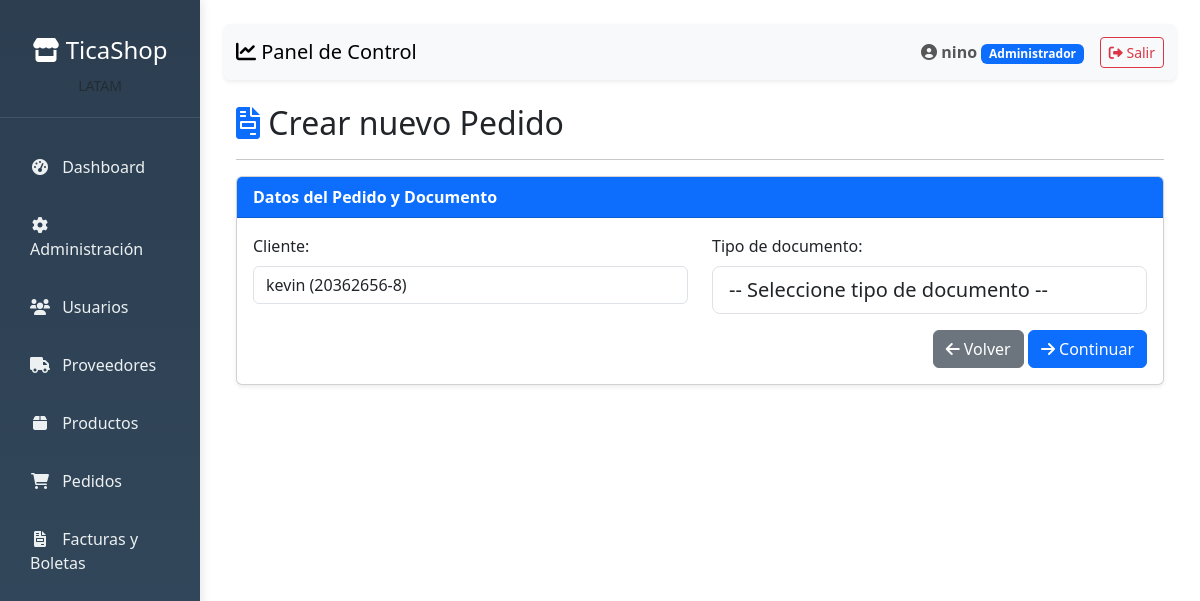
The app's page /ventas/pedidos/33/datos/ (signed in) with its own data.
### apps/usuarios/models.py (models this page shows, shortened)
class Usuario(AbstractUser):
    ROLES = (
        ('Administrador', 'Administrador'),
        ('Vendedor', 'Vendedor'),
        ('Tesoreria', 'Tesorería'),
        ('Cliente', 'Cliente'),
    )
    rol = models.CharField(max_length=13, choices=ROLES, default='Cliente')
    telefono = models.CharField(max_length=20, blank=True, null=True)
    activo = models.BooleanField(default=True)
    fecha_actualizacion = models.DateTimeField(auto_now=True)
    class Meta:
        db_table = 'usuarios'
        verbose_name = 'Usuario'
        verbose_name_plural = 'Usuarios'

### apps/ventas/models.py (models this page shows, shortened)
class Pedido(models.Model):
    ESTADOS_PEDIDO = (
        ('Pendiente', 'Pendiente'),
        ('Procesando', 'Procesando'),
        ('Enviado', 'Enviado'),
        ('Completado', 'Completado'),
        ('Cancelado', 'Cancelado'),
    )
    cliente = models.ForeignKey(
        'clientes.Cliente',
        on_delete=models.CASCADE,
        verbose_name='Cliente'
    )
    usuario = models.ForeignKey(
        'usuarios.Usuario',
        on_delete=models.SET_NULL,
        null=True,
        verbose_name='Vendedor'
    )
    fecha_creacion = models.DateTimeField(auto_now_add=True)
    fecha_actualizacion = models.DateTimeField(auto_now=True)
    total = models.DecimalField(max_digits=12, decimal_places=2, default=0)
    estado = models.CharField(
        max_length=20,
        choices=ESTADOS_PEDIDO,
        default='Pendiente'
    )
    direccion_despacho = models.TextField(
        blank=True,
        null=True,
        verbose_name='Dirección de despacho'
    )
    observaciones = models.TextField(
        blank=True,
        null=True,
        verbose_name='Observaciones'
    )
    class Meta:
        db_table = 'pedidos'
        verbose_name = 'Pedido'
        verbose_name_plural = 'Pedidos'
        ordering = ['-fecha_creacion']

### apps/ventas/views.py (the view, shortened to what this page needs)
# urls.py: path('pedidos/<int:pedido_id>/datos/', views.crear_pedido_datos, name='crear_pedido_datos'),
@login_required
def crear_pedido_datos(request, pedido_id):
    pedido = get_object_or_404(Pedido, id=pedido_id)
    pedido_form = PedidoForm(instance=pedido)
    tipo_form = TipoDocumentoForm()
    boleta_form = BoletaForm()
    factura_form = FacturaForm()
    return render(request, 'ventas/crear_pedido_datos.html', {
        'pedido_form': pedido_form,
        'tipo_form': tipo_form,
        'boleta_form': boleta_form,
        'factura_form': factura_form,
        'pedido': pedido,
    })

### apps/ventas/forms.py
class PedidoForm(forms.ModelForm):
    class Meta:
        model = Pedido
        fields = ['cliente', 'observaciones']
        widgets = {
            'cliente': forms.Select(attrs={'class': 'form-control'}),
            'observaciones': forms.Textarea(attrs={
                'class': 'form-control',
                'rows': 3,
                'placeholder': 'Observaciones del pedido (opcional)'
            }),
        }

class TipoDocumentoForm(forms.Form):
    TIPO_CHOICES = [
        ('', '-- Seleccione tipo de documento --'),
        ('Boleta', 'Boleta'),
        ('Factura', 'Factura'),
    ]
    tipo_documento = forms.ChoiceField(
        choices=TIPO_CHOICES,
        widget=forms.Select(attrs={
            'class': 'form-control form-control-lg',
            'id': 'id_tipo_documento'
        }),
        label='Tipo de Documento'
    )

### apps/clientes/models.py (called while the page is built)
    def __str__(self):
        return f"{self.razon_social} ({self.rut})"

### templates/ventas/crear_pedido_datos.html (shortened to what this page needs)
{% extends 'dashboard/base_dashboard.html' %}
{% load static %}
{% block content %}
<div class="container-fluid mt-4">
    <h2><i class="fas fa-file-invoice text-primary"></i> Crear nuevo Pedido</h2>
    <hr>
    <div class="card shadow-sm">
        <div class="card-header bg-primary text-white">
            <strong>Datos del Pedido y Documento</strong>
        </div>
        <div class="card-body">
            <form method="post">
                <div class="row mb-3">
                    <div class="col-md-6">
                        <label class="form-label">Cliente:</label>
                        {{ pedido_form.cliente }}
                    </div>
                    <div class="col-md-6">
                        <label class="form-label">Tipo de documento:</label>
                        {{ tipo_form.tipo_documento }}
                    </div>
                </div>
                <div class="text-end">
                    <a href="{% url 'listar_pedidos' %}" class="btn btn-secondary">
                        <i class="fas fa-arrow-left"></i> Volver
                    </a>
                    <button type="submit" class="btn btn-primary">
                        <i class="fas fa-arrow-right"></i> Continuar
                    </button>
                </div>
            </form>
        </div>
    </div>
</div>
{% endblock %}

### templates/dashboard/base_dashboard.html (shortened to what this page needs)
<!DOCTYPE html>
<html lang="es">
<head>
    <link href="https://cdn.jsdelivr.net/npm/bootstrap@5.3.0/dist/css/bootstrap.min.css" rel="stylesheet">
    <link rel="stylesheet" href="https://cdnjs.cloudflare.com/ajax/libs/font-awesome/6.0.0/css/all.min.css">
</head>
<body>
    <div class="container-fluid">
        <div class="row">
            <div class="col-md-3 col-lg-2 sidebar d-md-block p-0">
                <div class="position-sticky pt-3">
                    <div class="text-center text-white logo-section">
                        <h4><i class="fas fa-store"></i> TicaShop</h4>
                        <small class="text-muted">LATAM</small>
                    </div>
                    <ul class="nav flex-column">
                        <li class="nav-item">
                            <a class="nav-link {% if request.resolver_match.url_name == 'dashboard' %}active{% endif %}"
                                href="{% url 'dashboard' %}">
                                <i class="fas fa-tachometer-alt"></i> Dashboard
                            </a>
                        </li>
                        {% if request.user.rol == 'Administrador' %}
                        <li class="nav-item">
                            <a class="nav-link" href="/admin/">
                                <i class="fas fa-cog"></i> Administración
                            </a>
                        </li>
                        <li class="nav-item">
                            <a class="nav-link {% if request.resolver_match.url_name == 'listar_usuarios' %}active{% endif %}"
                                href="{% url 'listar_usuarios' %}">
                                <i class="fas fa-users"></i> Usuarios
                            </a>
                        </li>
                        <li class="nav-item">
                            <a class="nav-link {% if request.resolver_match.url_name == 'listar_proveedores' %}active{% endif %}"
                                href="{% url 'listar_proveedores' %}">
                                <i class="fas fa-truck"></i> Proveedores
                            </a>
                        </li>
                        {% endif %}
                        {% if request.user.rol == 'Administrador' or request.user.rol == 'Vendedor' %}
                        <li class="nav-item">
                            <a class="nav-link {% if request.resolver_match.url_name == 'listar_productos' %}active{% endif %}"
                                href="{% url 'listar_productos' %}">
                                <i class="fas fa-box"></i> Productos
                            </a>
                        </li>
                        <li class="nav-item">
                            <a class="nav-link {% if request.resolver_match.url_name == 'listar_pedidos' %}active{% endif %}"
                                href="{% url 'listar_pedidos' %}">
                                <i class="fas fa-shopping-cart"></i> Pedidos
                            </a>
                        </li>
                        {% endif %}
                        <li class="nav-item">
                            <a class="nav-link {% if request.resolver_match.url_name == 'listar_documentos' %}active{% endif %}"
                                href="{% url 'listar_documentos' %}">
                                <i class="fas fa-file-invoice"></i> Facturas y Boletas
                            </a>
                        </li>
                    </ul>
                </div>
            </div>
            <div class="col-md-9 col-lg-10 ml-sm-auto px-4 py-4">
                <nav class="navbar navbar-expand-lg navbar-light bg-light mb-4 shadow-sm rounded">
                    <div class="container-fluid">
                        <span class="navbar-brand mb-0 h1">
                            <i class="fas fa-chart-line"></i> Panel de Control
                        </span>
                        <div class="navbar-nav ms-auto align-items-center">
                            <span class="navbar-text me-3">
                                <i class="fas fa-user-circle"></i>
                                <strong>{{ request.user.get_full_name|default:request.user.username }}</strong>
                                <span class="badge bg-primary">{{ request.user.rol }}</span>
                            </span>
                            <a class="btn btn-outline-danger btn-sm" href="{% url 'logout' %}">
                                <i class="fas fa-sign-out-alt"></i> Salir
                            </a>
                        </div>
                    </div>
                </nav>
                {% block content %}
                {% endblock %}
            </div>
        </div>
    </div>
</body>
</html>

### templates/dashboard/base_dashboard.html (style rules this page uses)
body { font-family: 'Segoe UI', Tahoma, Geneva, Verdana, sans-serif; }
.sidebar { min-height: 100vh; background: linear-gradient(180deg, #2c3e50 0%, #34495e 100%); box-shadow: 2px 0 10px rgba(0,0,0,0.1); }
.sidebar .nav-link { color: #ecf0f1; padding: 12px 20px; margin: 5px 10px; border-radius: 8px; transition: all 0.3s ease; }
.sidebar .nav-link i { width: 20px; text-align: center; margin-right: 8px; }
.logo-section { padding: 20px; border-bottom: 1px solid rgba(255,255,255,0.1); margin-bottom: 20px; }

### records on screen
Usuario: user.get_full_name "nino", user.rol "Administrador"
Pedido: cliente "kevin (20362656-8)"
